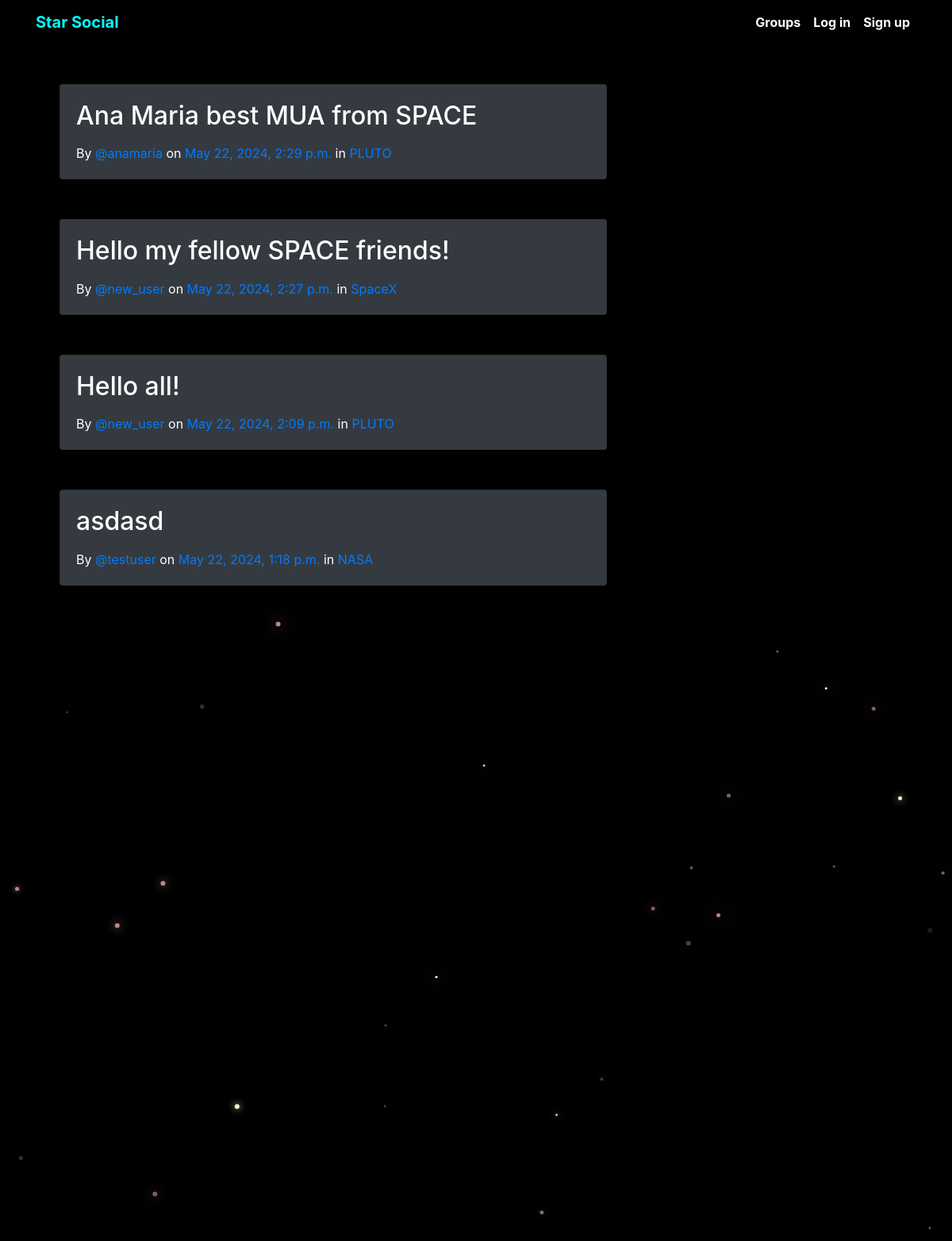
/posts/, run on the app's committed database.
### posts/models.py (models this page shows, shortened)
class Post(models.Model):
    user = models.ForeignKey(User, related_name="posts",on_delete=models.CASCADE)
    created_at = models.DateTimeField(auto_now=True)
    message = models.TextField()
    message_html = models.TextField(editable=False)
    group = models.ForeignKey(Group, related_name="posts",null=True, blank=True,on_delete=models.CASCADE)
    class Meta:
        ordering = ["-created_at"]
        unique_together = ["user", "message"]

### groups/models.py (models this page shows, shortened)
class Group(models.Model):
    name = models.CharField(max_length=255, unique=False)
    slug = models.SlugField(allow_unicode=True,unique=False)
    description = models.TextField(blank=True,default='')
    description_html = models.TextField(editable=False, default='',blank=True)
    members = models.ManyToManyField(User,through="GroupMember")
    class Meta:
        ordering = ['name']

### posts/views.py (the view)
# urls.py: path('', views.PostList.as_view(), name="all"),
class PostList(SelectRelatedMixin, generic.ListView):
    model = models.Post
    select_related = ("user", "group")

### posts/templates/posts/post_list.html (shortened to what this page needs)
{% extends "posts/post_base.html" %}
{% load humanize %}
{% block post_content %}
<div class="col-md-8">
	{% for post in post_list %}
  {% include "posts/_post.html" %}
	{% endfor %}
</div>
{% endblock %}

### posts/templates/posts/_post.html (shortened to what this page needs)
<div class="card bg-dark" style="margin-top: 50px; margin-bottom: 20px;">
    <div class="card-body">
        <div class="media" style="display: flex; align-items: flex-start;">
            <div class="media-body">
                <h2>{{ post.message_html|safe }}</h2>
                <time class="time">
                    By <a href="{% url 'posts:for_user' username=post.user.username %}">@{{ post.user.username }}</a>
                    on <a href="{% url 'posts:single' username=post.user.username pk=post.pk %}">{{ post.created_at }}</a>
                </time>
                {% if post.group %}
                    <span class="group-name">in <a href="#">{{ post.group.name }}</a></span>
                {% endif %}
            </div>
        </div>
    </div>
</div>

### static/SPACE/css/master.css (style rules this page uses)
body { margin: 0; overflow: hidden; background-color: black; color:white; }

### data on the page
Post: message_html "Ana Maria best MUA from SPACE", user.username "anamaria", created_at "May 22, 2024, 2:29 p.m.", group.name "PLUTO"
Post: message_html "Hello my fellow SPACE friends!", user.username "new_user", created_at "May 22, 2024, 2:27 p.m.", group.name "SpaceX"
Post: message_html "Hello all!", user.username "new_user", created_at "May 22, 2024, 2:09 p.m.", group.name "PLUTO"
Post: message_html "asdasd", user.username "testuser", created_at "May 22, 2024, 1:18 p.m.", group.name "NASA"
